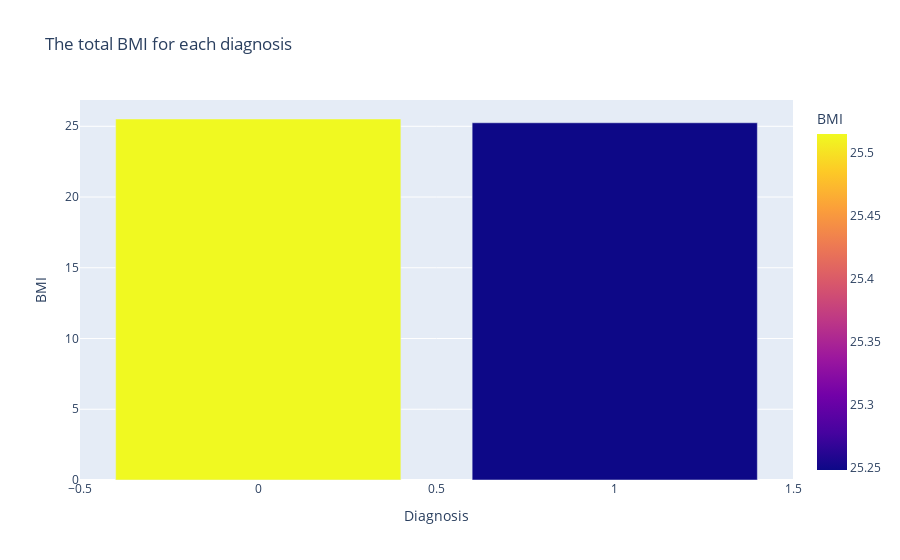

The code cell stored with this chart in its notebook:
### Code cell
#Distribution of the average BMI for the diagnosis
sel = data.groupby('Diagnosis')[['BMI']].mean().sort_values(ascending = False, by = 'BMI')
px.bar(data_frame=sel, x = sel.index, y= 'BMI', color = 'BMI', title = 'The total BMI for each diagnosis')

### Figure 1 — Plotly figure (JSON) as saved in the notebook; plotly's stock layout.template omitted (floating-point values rounded to 4 significant figures)
{"data": [{"alignmentgroup": "True", "hovertemplate": "Diagnosis=%{x}<br>BMI=%{marker.color}<extra></extra>", "legendgroup": "", "marker": {"color": [25.52, 25.25], "coloraxis": "coloraxis", "pattern": {"shape": ""}}, "name": "", "offsetgroup": "", "orientation": "v", "showlegend": false, "textposition": "auto", "type": "bar", "x": [0, 1], "xaxis": "x", "y": [25.52, 25.25], "yaxis": "y"}], "layout": {"barmode": "relative", "coloraxis": {"colorbar": {"title": {"text": "BMI"}}, "colorscale": [[0, "#0d0887"], [0.1111, "#46039f"], [0.2222, "#7201a8"], [0.3333, "#9c179e"], [0.4444, "#bd3786"], [0.5556, "#d8576b"], [0.6667, "#ed7953"], [0.7778, "#fb9f3a"], [0.8889, "#fdca26"], [1, "#f0f921"]]}, "legend": {"tracegroupgap": 0}, "title": {"text": "The total BMI for each diagnosis"}, "xaxis": {"anchor": "y", "domain": [0, 1], "title": {"text": "Diagnosis"}}, "yaxis": {"anchor": "x", "domain": [0, 1], "title": {"text": "BMI"}}}}
